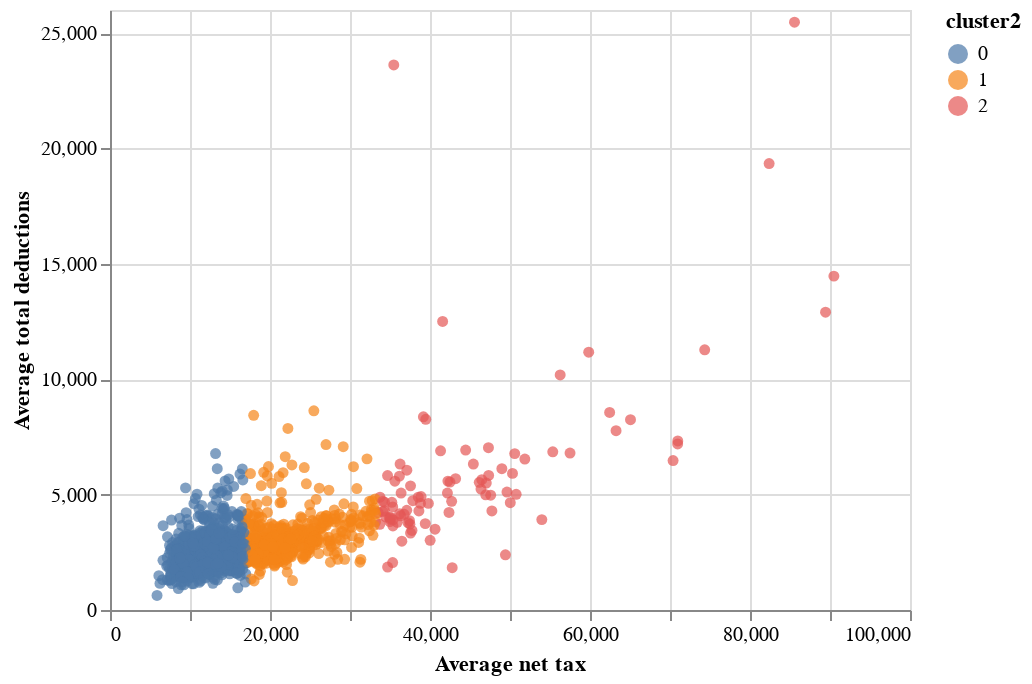

The notebook cell this image was saved under:
### Code cell
kmeans = KMeans(random_state=42, n_clusters=3)
kmeans.fit(X)
df['cluster2'] = kmeans.predict(X)
scatter_plot.encode(x='Average net tax', y='Average total deductions', color='cluster2:N', tooltip=['Postcode', 'cluster', 'Average net tax', 'Average total deductions']).interactive()

### Figure 1 — Vega-Lite specification as saved in the notebook (floating-point values rounded to 4 significant figures; data arrays with more than 128 entries replaced by an {"elided": "..."} marker saying what was removed)
{"config": {"view": {"continuousWidth": 400, "continuousHeight": 300}}, "data": {"name": "data-a11ffe58f844cc367cacc9946c5e0272"}, "mark": "circle", "encoding": {"color": {"field": "cluster2", "type": "nominal"}, "tooltip": [{"field": "Postcode", "type": "quantitative"}, {"field": "cluster", "type": "quantitative"}, {"field": "Average net tax", "type": "quantitative"}, {"field": "Average total deductions", "type": "quantitative"}], "x": {"field": "Average net tax", "type": "quantitative"}, "y": {"field": "Average total deductions", "type": "quantitative"}}, "selection": {"selector002": {"type": "interval", "bind": "scales", "encodings": ["x", "y"]}}, "$schema": "https://vega.github.io/schema/vega-lite/v4.17.0.json", "datasets": {"data-a11ffe58f844cc367cacc9946c5e0272": {"elided": "2473 records"}}}
